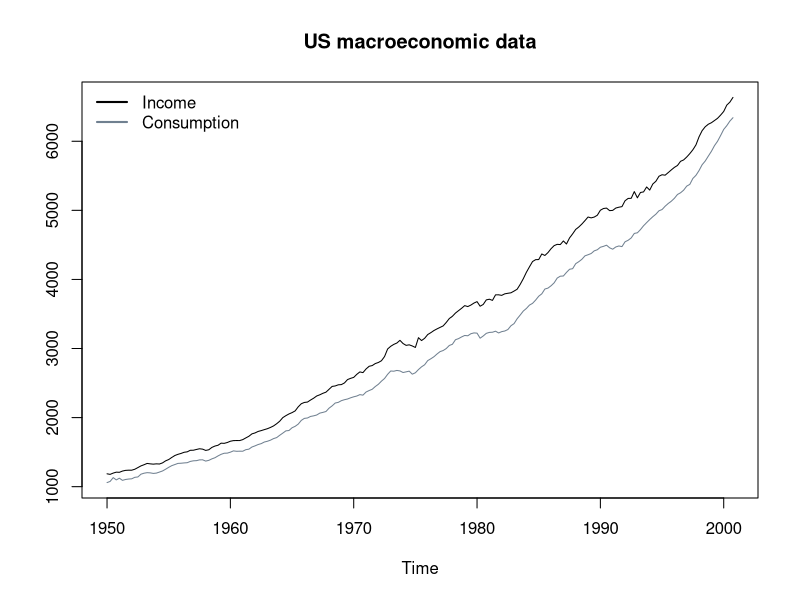
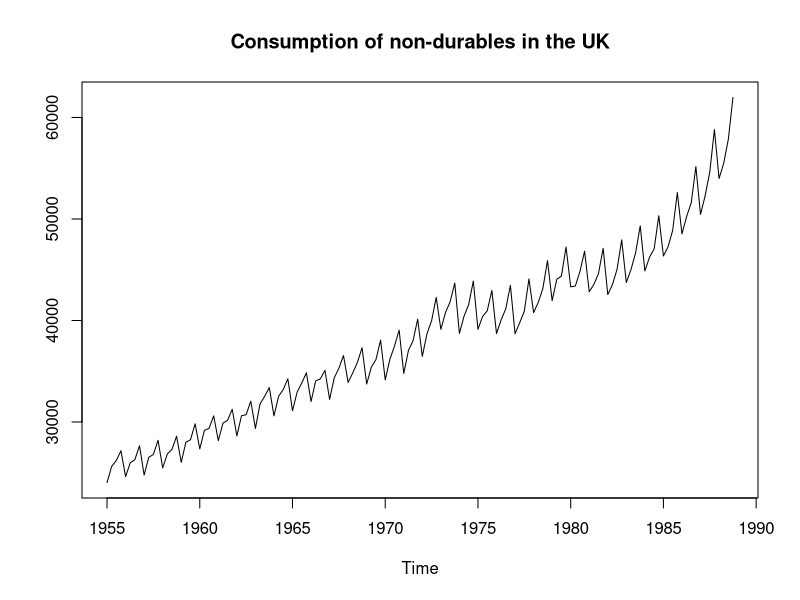
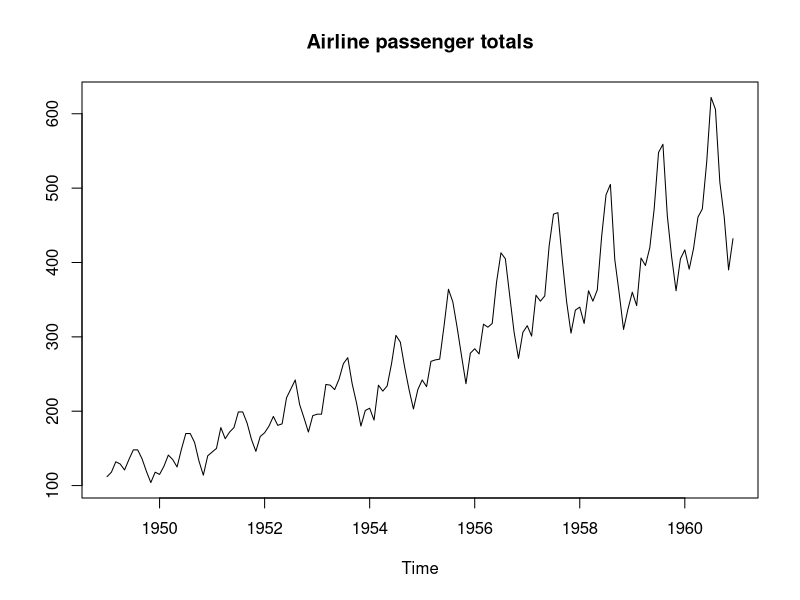
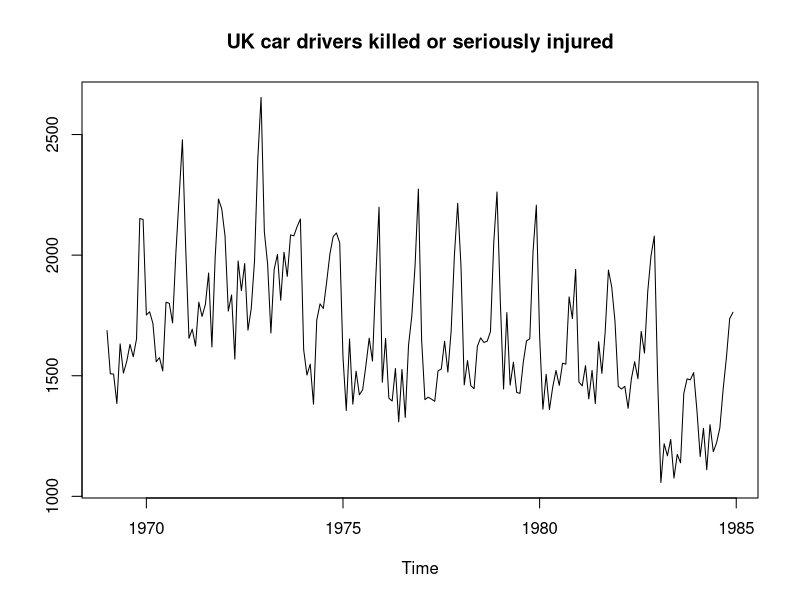
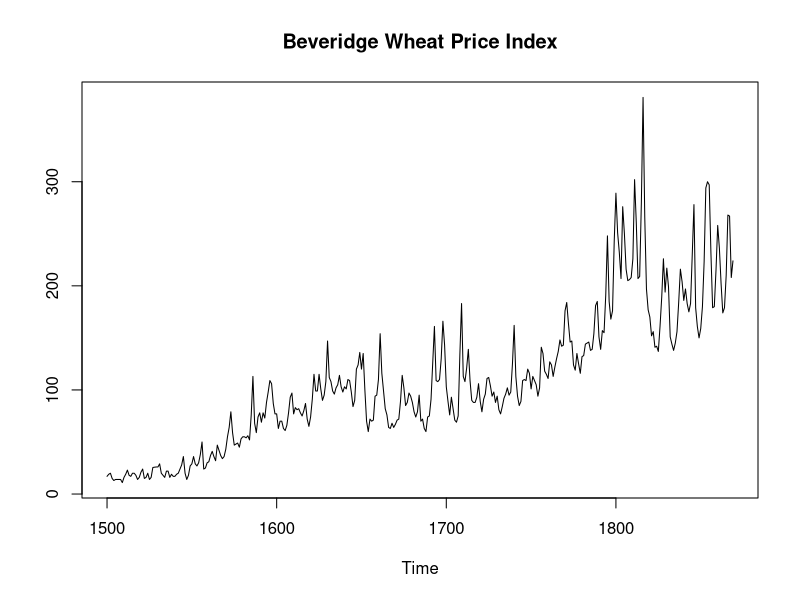
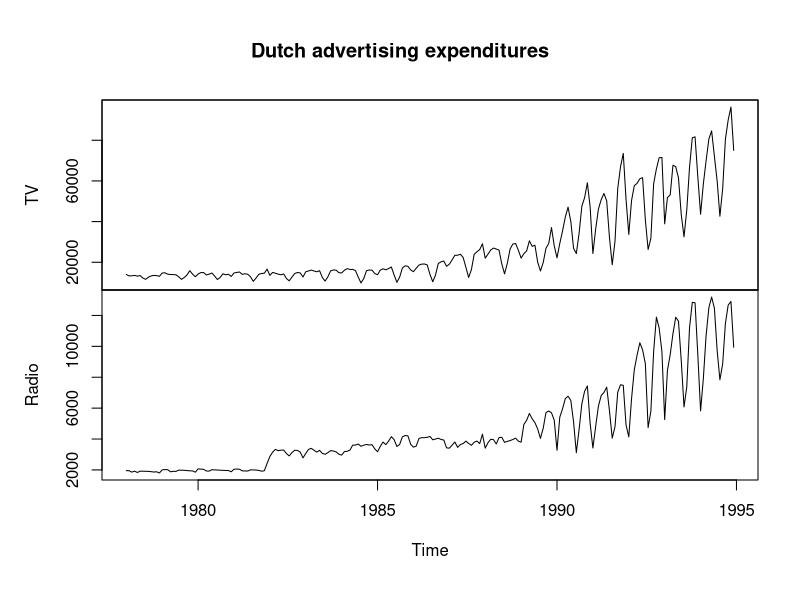
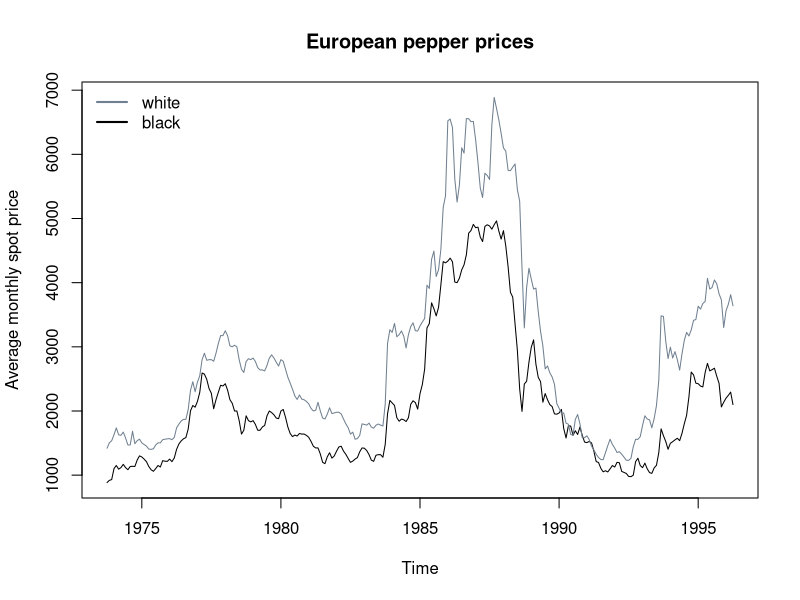
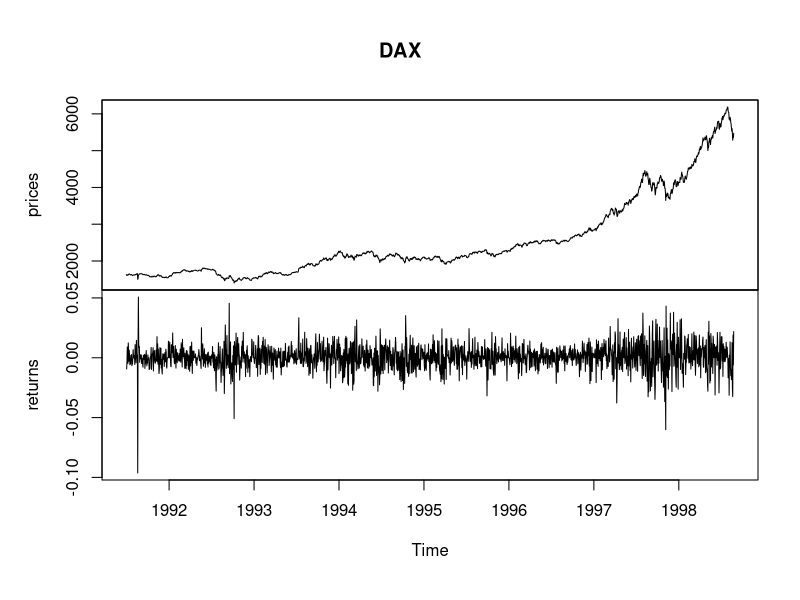

Write R code to recreate these figures, in order.
### R code from vignette source '/home/zeileis/svn/projects/AER/Teaching/TimeSeriesAnalysis/Ch01-Intro.Rnw'

###################################################
### code chunk number 1: setup
###################################################
options(prompt = "R> ", continue = "+  ", width = 64,
  digits = 4, show.signif.stars = FALSE, useFancyQuotes = FALSE)
library("AER")
set.seed(1071)


###################################################
### code chunk number 2: data
###################################################
data("USMacroG", package = "AER")
data("EuStockMarkets", package = "datasets")
data("UKNonDurables", package = "AER")
data("AirPassengers", package = "datasets")
data("UKDriverDeaths", package = "datasets")
data("bev", package = "tseries")
data("MarkPound", package = "AER")
data("DutchAdvert", package = "AER")
data("PepperPrice", package = "AER")
## data("NelPlo", package = "tseries")
## plot(NelPlo[, "cpi"], main = "US Consumer Price Index", ylab = "")
## data("nile", package = "wavelets")
## tsp(nile) <- c(622, 1284, 1)
## plot(nile, main = "Nile river minima", ylab = "")


###################################################
### code chunk number 3: USMacroG
###################################################
plot(USMacroG[, c("dpi", "consumption")], col = c("black", "slategray"),
  plot.type = "single", ylab = "", main = "US macroeconomic data")
legend("topleft", legend = c("Income", "Consumption"), lty = 1, lwd = 2,
  col = c("black", "slategray"), bty = "n")


###################################################
### code chunk number 4: EuStockMarkets
###################################################
png("Ch01-Intro-EuStockMarkets.png", bg = "transparent", height = 6 * 150, width = 8 * 150, res = 144)
plot(merge(as.zoo(EuStockMarkets[, "DAX"]), diff(log(EuStockMarkets[, "DAX"]))),
  main = "DAX", xlab = "Time", ylab = c("prices", "returns"))
dev.off()


###################################################
### code chunk number 5: UKNonDurables
###################################################
plot(UKNonDurables, ylab = "", main = "Consumption of non-durables in the UK")


###################################################
### code chunk number 6: AirPassengers
###################################################
plot(AirPassengers, main = "Airline passenger totals", ylab = "")


###################################################
### code chunk number 7: UKDriverDeaths
###################################################
plot(UKDriverDeaths, ylab = "", main = "UK car drivers killed or seriously injured")


###################################################
### code chunk number 8: bev
###################################################
plot(bev, main = "Beveridge Wheat Price Index", ylab = "")


###################################################
### code chunk number 9: MarkPound
###################################################
png("Ch01-Intro-MarkPound.png", height = 5 * 150, width = 7 * 150, res = 144)
plot(MarkPound, xlab = "Time", main = "DEM/GBP exchange rate returns", ylab = "")
dev.off()


###################################################
### code chunk number 10: DutchAdvert
###################################################
plot(as.zoo(DutchAdvert), main = "Dutch advertising expenditures",
  xlab = "Time", ylab = c("TV", "Radio"))


###################################################
### code chunk number 11: PepperPrice
###################################################
plot(PepperPrice, plot.type = "single", col = c("black", "slategray"),
  ylab = "Average monthly spot price",
  main = "European pepper prices")
legend("topleft", c("white", "black"), bty = "n", 
  col = c("slategray", "black"), lty = rep(1,2), lwd = 2)
